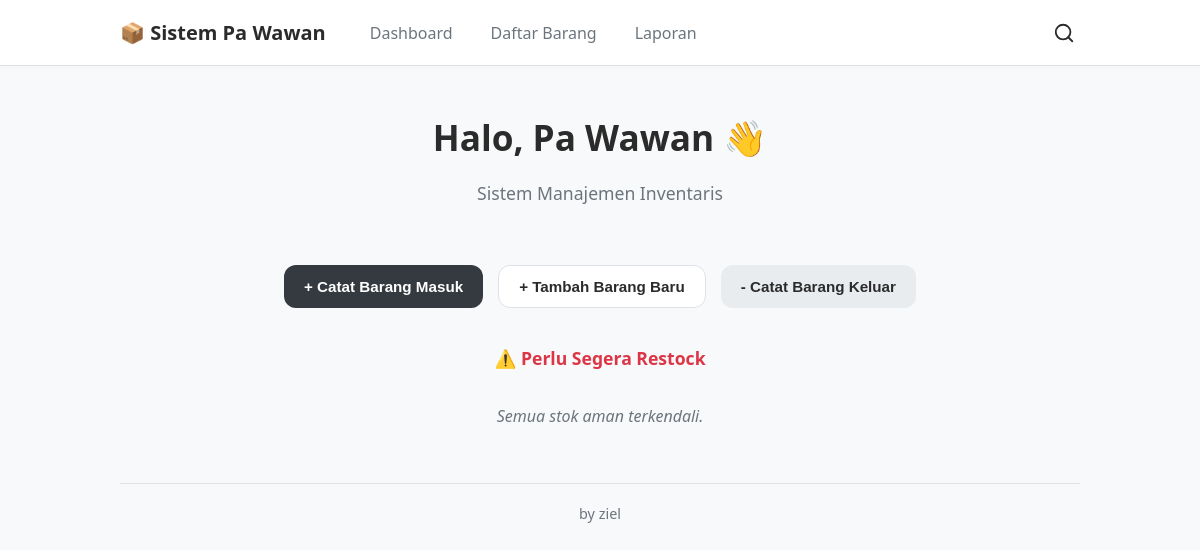
Before: / with the older database file.
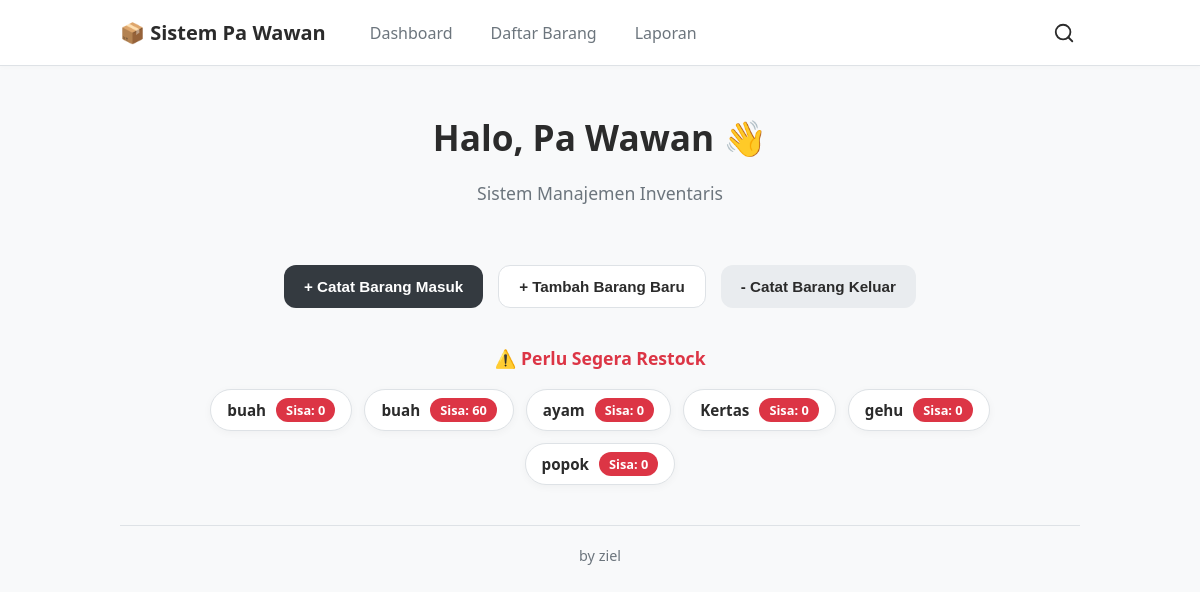
After: the same page with the newer database file.
### app.py (models this page shows)
class Product(db.Model):
    __tablename__ = 'products'
    id = db.Column(db.Integer, primary_key=True)
    nama_barang = db.Column(db.String(255), nullable=False)
    sku = db.Column(db.String(100), unique=True, nullable=True)
    satuan= db.Column(db.String(50), nullable=False)
    kategori = db.Column(db.String(100), nullable=True)
    stok = db.Column(db.Integer, nullable=False, default=0)
    stock_minimum = db.Column(db.Integer, nullable=True,default=0)
    deskripsi = db.Column(db.Text, nullable=True)
    created_by = db.Column(db.Integer, db.ForeignKey('users.id'))
    created_at = db.Column(db.DateTime(timezone=True), server_default=func.now())
    updated_at = db.Column(db.DateTime(timezone=True), server_default=func.now(), onupdate=func.now())

### app.py (the view)
@app.route('/')
def dashboard():
    user_sekarang=User.query.get(1)
    barang_restock = Product.query.filter(Product.stok <= Product.stock_minimum).all()
    semua_barang = Product.query.order_by(Product.nama_barang).all()
    return render_template(
        'dashboard.html',
        user=user_sekarang,
        daftar_restock=barang_restock,
        list_semua_barang=semua_barang
    )

### app.py (called while the page is built)
@app.context_processor
def inject_products():
    try:
        products = Product.query.order_by(Product.nama_barang).all()
        return dict(list_semua_barang=products)
    except:
        return dict(list_semua_barang=[])

### templates/dashboard.html (shortened to what this page needs)
{% extends "layout.html" %}
{% block content %}
<div class="dashboard-center-wrapper">
    <h2 style="font-size: 2.2rem; margin-bottom: 5px;">Halo, {% if user %}{{user.nama_lengkap}}{% else %}Pa Wawan{%
        endif %} 👋</h2>
    <p style="color: var(--text-secondary); margin-bottom: 30px; font-size: 1.1rem;">Sistem Manajemen Inventaris</p>
    <section class="desktop-actions centered-actions">
        <button class="btn btn-primary" id="btnShowModalMasuk">+ Catat Barang Masuk</button>
        <button class="btn btn-tertiary" id="btnShowProductModalDesktop"
            onclick="document.getElementById('productModalOverlay').classList.add('show')">+ Tambah Barang Baru</button>
        <button class="btn btn-secondary" id="btnShowModalKeluar">- Catat Barang Keluar</button>
    </section>
    <section class="restock-section" style="width: 100%; margin-top: 40px;">
        <h3 style="margin-bottom: 20px; color: var(--accent-danger);">⚠️ Perlu Segera Restock</h3>
        <div class="restock-compact-grid">
            {% for barang in daftar_restock %}
            <div class="restock-badge">
                <span class="badge-name">{{ barang.nama_barang }}</span>
                <span class="badge-stock">Sisa: {{ barang.stok }}</span>
            </div>
            {% endfor %}
            {% if not daftar_restock %}
            <p style="color: var(--text-secondary); font-style: italic;">Semua stok aman terkendali.</p>
            {% endif %}
        </div>
    </section>
</div>
{% endblock %}

Changed rows visible on the page:
now on this page (row edited): Product: nama_barang "buah", stok "0"
added Product: nama_barang "buah", stok "60"
now on this page (row edited): Product: nama_barang "ayam", stok "0"
added Product: nama_barang "Kertas", stok "0"
added Product: nama_barang "gehu", stok "0"
added Product: nama_barang "popok", stok "0"
Other visible differences:
text no longer shown: "Semua stok aman terkendali."
